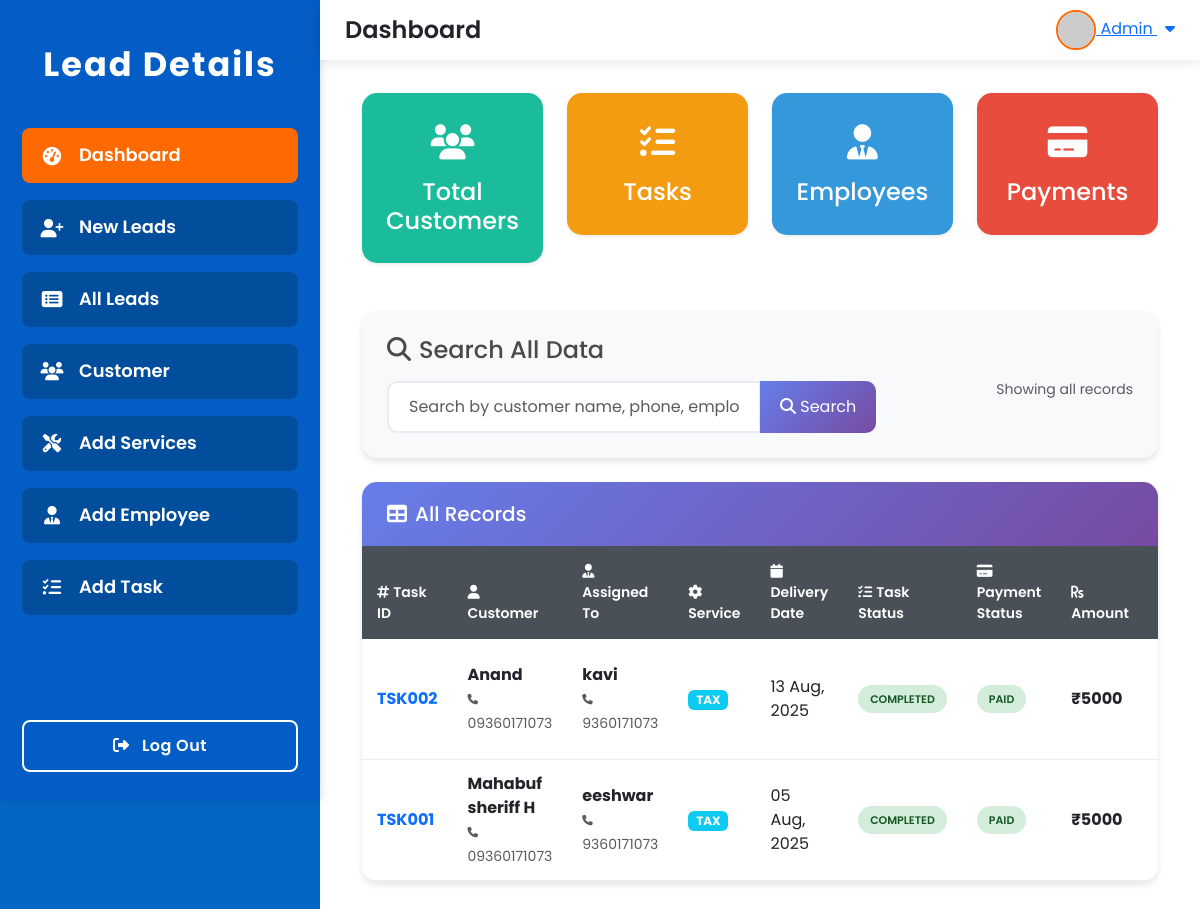
Before: /dashboard/ with the older database file.
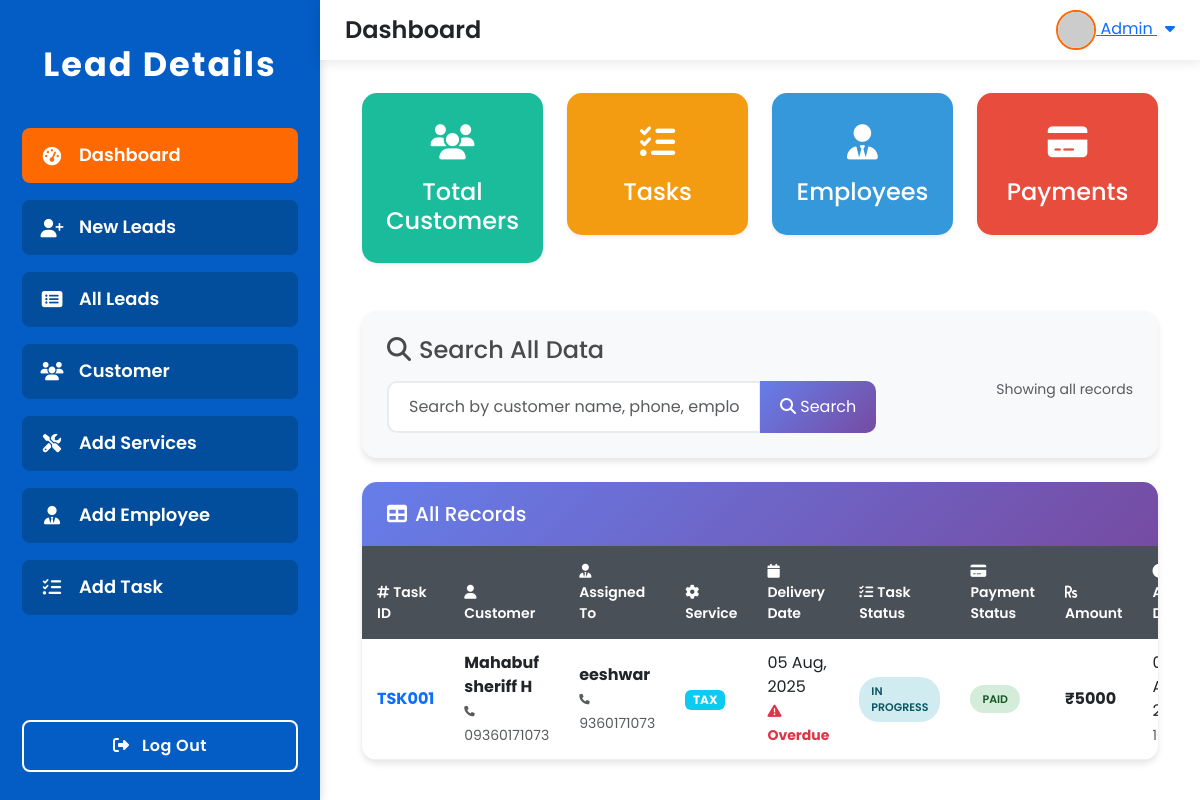
After: the same page with the newer database file.
### lead/models.py (models this page shows, shortened)
class Task(models.Model):
    PAYMENT_STATUS_CHOICES = [
        ('paid', 'Paid'),
        ('pending', 'Pending'),
        ('balance', 'Balance'),
    ]
    TASK_STATUS_CHOICES = [
        ('assigned', 'Assigned'),
        ('in_progress', 'In Progress'),
        ('completed', 'Completed'),
        ('on_hold', 'On Hold'),
        ('cancelled', 'Cancelled'),
    ]
    task_id = models.CharField(max_length=20, unique=True, blank=True)
    assigned_to = models.ForeignKey(Employee, on_delete=models.CASCADE, related_name='assigned_tasks')
    customer_name = models.ForeignKey(Lead, on_delete=models.CASCADE, related_name='customer_tasks')
    service_name = models.ForeignKey(Service, on_delete=models.CASCADE, related_name='service_tasks')
    delivery_date = models.DateField()
    payment_amount = models.DecimalField(max_digits=10, decimal_places=2)
    payment_status = models.CharField(max_length=10, choices=PAYMENT_STATUS_CHOICES, default='pending')
    balance_amount = models.DecimalField(max_digits=10, decimal_places=2, default=0.00, blank=True, null=True)
    task_notes = models.TextField(blank=True, null=True)
    task_status = models.CharField(max_length=15, choices=TASK_STATUS_CHOICES, default='assigned')
    created_at = models.DateTimeField(auto_now_add=True)
    updated_at = models.DateTimeField(auto_now=True)
    @property
    def is_overdue(self):
        from django.utils import timezone
        return self.delivery_date < timezone.now().date() and self.task_status not in ['completed', 'cancelled']
    class Meta:
        ordering = ['-created_at']

class Lead(models.Model):
    customer_id = models.CharField(max_length=50, unique=True)
    customer_name = models.CharField(max_length=200)
    mobile_no = models.CharField(max_length=15)
    father_name = models.CharField(max_length=200, blank=True, null=True)
    spouse_name = models.CharField(max_length=200, blank=True, null=True)
    mother_name = models.CharField(max_length=200, blank=True, null=True)
    aadhar_card_no = models.CharField(max_length=12, blank=True, null=True)
    pan_no = models.CharField(max_length=10, blank=True, null=True)
    company_name = models.CharField(max_length=200, blank=True, null=True)
    email_id = models.EmailField(blank=True, null=True)
    gst_no = models.CharField(max_length=15, blank=True, null=True)
    cin_no = models.CharField(max_length=21, blank=True, null=True)
    assigned_to = models.CharField(max_length=200, blank=True, null=True)
    delivery_date = models.DateField(blank=True, null=True)
    upload_document = models.FileField(upload_to='documents/', blank=True, null=True)
    note = models.TextField(blank=True, null=True)
    created_at = models.DateTimeField(auto_now_add=True)
    updated_at = models.DateTimeField(auto_now=True)
    class Meta:
        ordering = ['-created_at']

class Employee(models.Model):
    employee_id = models.CharField(max_length=20, unique=True)
    employee_name = models.CharField(max_length=100)
    phone_number = models.CharField(max_length=15)
    email = models.EmailField()
    address = models.TextField()

class Service(models.Model):
    CATEGORY_CHOICES = [
        ('Tax', 'Tax'),
        ('Registration', 'Registration'),
        ('Consultancy', 'Consultancy'),
        ('Filing', 'Filing'),
        ('Legal', 'Legal'),
    ]
    name = models.CharField(max_length=200)
    category = models.CharField(max_length=50, choices=CATEGORY_CHOICES)
    base_price = models.DecimalField(max_digits=10, decimal_places=2)
    description = models.TextField(blank=True, null=True)
    created_at = models.DateTimeField(auto_now_add=True)
    updated_at = models.DateTimeField(auto_now=True)
    class Meta:
        ordering = ['name']

### lead/views.py (the view, shortened to what this page needs)
# urls.py: path('dashboard/', views.dashboard, name='dashboard'),
def dashboard(request):
    search_query = request.GET.get('search', '').strip()
    tasks = Task.objects.select_related(
        'customer_name',
        'assigned_to',
        'service_name'
    ).all()
    tasks = tasks.order_by('-created_at')
    paginator = Paginator(tasks, 10)  # Show 10 records per page
    page_number = request.GET.get('page')
    tasks_page = paginator.get_page(page_number)
    total_customers = Lead.objects.count()
    total_tasks = Task.objects.count()
    completed_tasks = Task.objects.filter(task_status='completed').count()
    pending_tasks = Task.objects.filter(task_status__in=['assigned', 'in_progress']).count()
    today = timezone.now().date()
    today_tasks = Task.objects.filter(created_at__date=today).count()
    overdue_tasks = Task.objects.filter(
        delivery_date__lt=today,
        task_status__in=['assigned', 'in_progress', 'on_hold']
    ).count()
    total_revenue = Task.objects.aggregate(Sum('payment_amount'))['payment_amount__sum'] or 0
    paid_amount = Task.objects.filter(payment_status='paid').aggregate(Sum('payment_amount'))['payment_amount__sum'] or 0
    pending_amount = Task.objects.filter(payment_status='pending').aggregate(Sum('payment_amount'))['payment_amount__sum'] or 0
    context = {
        'tasks': tasks_page,
        'search_query': search_query,
        'total_customers': total_customers,
        'total_tasks': total_tasks,
        'completed_tasks': completed_tasks,
        'pending_tasks': pending_tasks,
        'today_tasks': today_tasks,
        'overdue_tasks': overdue_tasks,
        'total_revenue': total_revenue,
        'paid_amount': paid_amount,
        'pending_amount': pending_amount,
    }
    return render(request, 'dashboard.html', context)

### lead/templates/dashboard.html (shortened to what this page needs)
{% extends 'base.html' %}
{% block page_title %}Dashboard{% endblock %}
{% block content %}
<div class="container-fluid py-2">
    <div class="row g-4">
        <div class="col-12 col-sm-6 col-lg-3">
            <a href="{% url 'customer' %}" class="dashboard-box card text-center shadow-sm border-0 text-decoration-none text-white bg-customer">
                <div class="card-body py-4">
                    <div class="mb-2" style="font-size:2.2rem;">
                        <i class="fas fa-users"></i>
                    </div>
                    <h4 class="card-title mb-1">Total Customers</h4>
                </div>
            </a>
        </div>
        <div class="col-12 col-sm-6 col-lg-3">
            <a href="{% url 'task_list'%}" class="dashboard-box card text-center shadow-sm border-0 text-decoration-none text-white bg-task">
                <div class="card-body py-4">
                    <div class="mb-2" style="font-size:2.2rem;">
                        <i class="fas fa-tasks"></i>
                    </div>
                    <h4 class="card-title mb-1">Tasks</h4>
                </div>
            </a>
        </div>
        <div class="col-12 col-sm-6 col-lg-3">
            <a href="{% url 'employee_list' %}" class="dashboard-box card text-center shadow-sm border-0 text-decoration-none text-white bg-employee">
                <div class="card-body py-4">
                    <div class="mb-2" style="font-size:2.2rem;">
                        <i class="fas fa-user-tie"></i>
                    </div>
                    <h4 class="card-title mb-1">Employees</h4>
                </div>
            </a>
        </div>
        <div class="col-12 col-sm-6 col-lg-3">
            <a href="{% url 'payment_list'%}" class="dashboard-box card text-center shadow-sm border-0 text-decoration-none text-white bg-payment">
                <div class="card-body py-4">
                    <div class="mb-2" style="font-size:2.2rem;">
                        <i class="fas fa-credit-card"></i>
                    </div>
                    <h4 class="card-title mb-1">Payments</h4>
                </div>
            </a>
        </div>
    </div>
    <div class="row mt-5">
        <div class="col-12">
            <div class="search-section">
                <div class="row align-items-center">
                    <div class="col-md-8">
                        <h4 class="mb-3"><i class="fas fa-search me-2"></i>Search All Data</h4>
                        <form method="GET" class="search-form">
                            <div class="input-group">
                                <input type="text"
                                       name="search"
                                       class="form-control search-input"
                                       placeholder="Search by customer name, phone, employee, service, task ID..."
                                       value="{{ search_query }}"
                                       autocomplete="off">
                                <button type="submit" class="btn btn-primary search-btn">
                                    <i class="fas fa-search"></i> Search
                                </button>
                            </div>
                        </form>
                    </div>
                    <div class="col-md-4 text-end">
                        <div class="mt-2">
                            <small class="text-muted">
                                {% if search_query %}
                                    Showing results for: "<strong>{{ search_query }}</strong>"
                                {% else %}
                                    Showing all records
                                {% endif %}
                            </small>
                        </div>
                    </div>
                </div>
            </div>
        </div>
    </div>
    <div class="row mt-4">
        <div class="col-12">
            <div class="data-table">
                <div class="table-header">
                    <h5 class="mb-0"><i class="fas fa-table me-2"></i>All Records</h5>
                </div>
                <div class="table-responsive">
                    <table class="table table-hover mb-0">
                        <thead>
                            <tr>
                                <th><i class="fas fa-hashtag me-1"></i>Task ID</th>
                                <th><i class="fas fa-user me-1"></i>Customer</th>
                                <th><i class="fas fa-user-tie me-1"></i>Assigned To</th>
                                <th><i class="fas fa-cog me-1"></i>Service</th>
                                <th><i class="fas fa-calendar me-1"></i>Delivery Date</th>
                                <th><i class="fas fa-tasks me-1"></i>Task Status</th>
                                <th><i class="fas fa-credit-card me-1"></i>Payment Status</th>
                                <th><i class="fas fa-rupee-sign me-1"></i>Amount</th>
                                <th><i class="fas fa-clock me-1"></i>Added Date</th>
                            </tr>
                        </thead>
                        <tbody>
                            {% for task in tasks %}
                            <tr>
                                <td>
                                    <strong class="text-primary">{{ task.task_id }}</strong>
                                </td>
                                <td>
                                    <div>
                                        <strong>{{ task.customer_name.customer_name }}</strong>
                                        <br>
                                        <small class="text-muted">
                                             {{ task.customer_name.mobile_no }}
                                        </small>
                                    </div>
                                </td>
                                <td>
                                    <div>
                                        <strong>{{ task.assigned_to.employee_name }}</strong>
                                        <br>
                                        <small class="text-muted">
                                             {{ task.assigned_to.phone_number }}
                                        </small>
                                    </div>
                                </td>
                                <td>
                                    <span class="badge bg-info">{{ task.service_name.name }}</span>
                                </td>
                                <td>
                                    <div>
                                        {{ task.delivery_date|date:"d M, Y" }}
                                        {% if task.is_overdue %}
                                            <br><small class="overdue">
                                                <i class="fas fa-exclamation-triangle"></i> Overdue
                                            </small>
                                        {% endif %}
                                    </div>
                                </td>
                                <td>
                                    <span class="status-badge status-{{ task.task_status }}">
                                        {{ task.get_task_status_display }}
                                    </span>
                                </td>
                                <td>
                                    <span class="status-badge payment-{{ task.payment_status }}">
                                        {{ task.get_payment_status_display }}
                                    </span>
                                </td>
                                <td>
                                    <strong>₹{{ task.payment_amount|floatformat:0 }}</strong>
                                </td>
                                <td>
                                    <div>
                                        <br>
                                        <small class="text-muted">{{ task.created_at|time:"H:i" }}</small>
                                    </div>
                                </td>
                            </tr>
                            {% endfor %}
                        </tbody>
                    </table>
                </div>
            </div>
        </div>
    </div>
</div>
{% endblock %}

Changed rows visible on the page:
removed Task: task_id "TSK002", customer_name.customer_name "Anand", customer_name.mobile_no "09360171073", assigned_to.employee_name "kavi", assigned_to.phone_number "9360171073", service_name.name "TAX", delivery_date "13 Aug, 2025", task_status "COMPLETED", payment_status "PAID", payment_amount "5000"
changed Task "TSK001": task_status "COMPLETED" → "IN PROGRESS"; now shows "Overdue"
